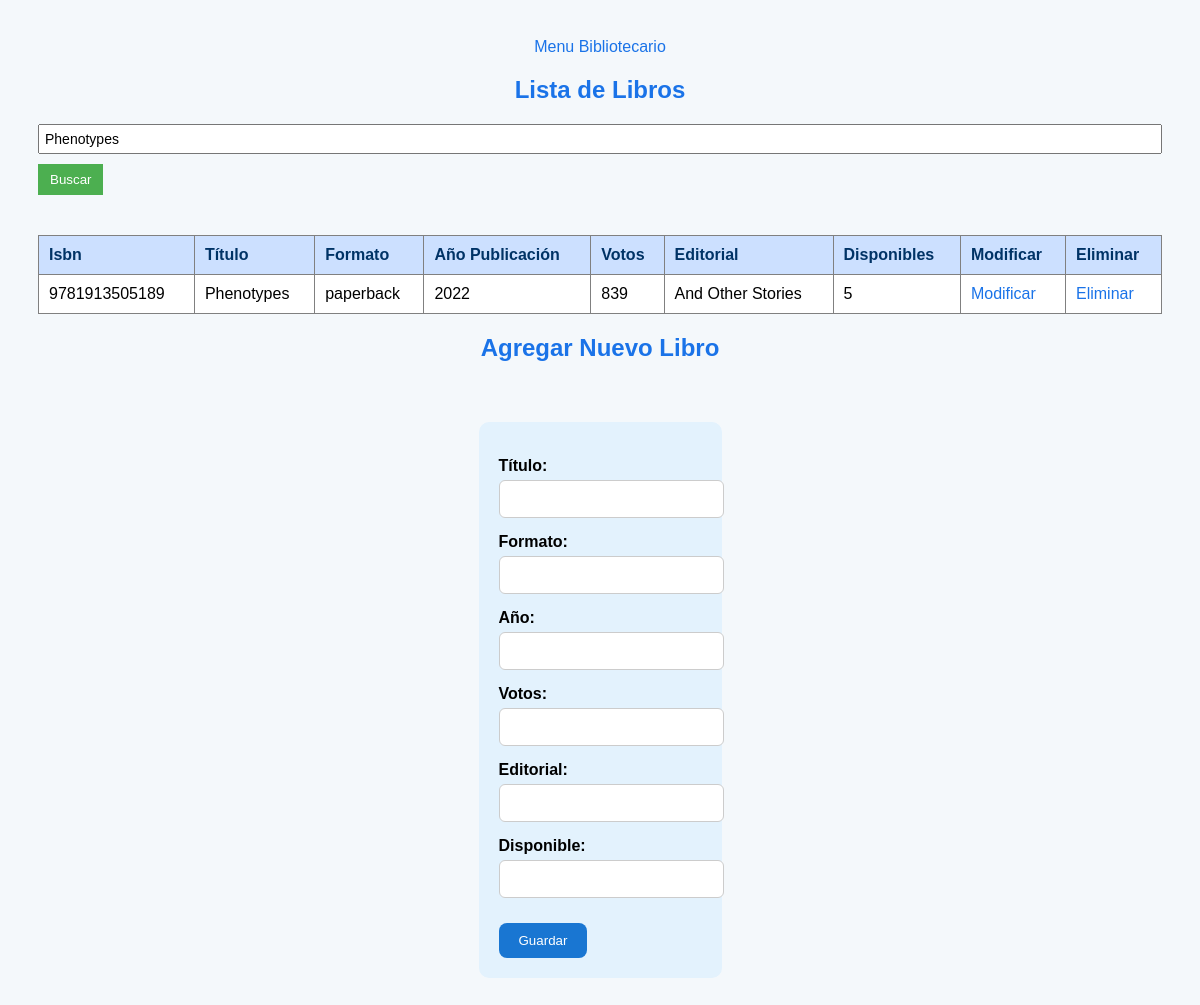
The page /libros.php?buscar=Phenotypes on the database as committed earlier.
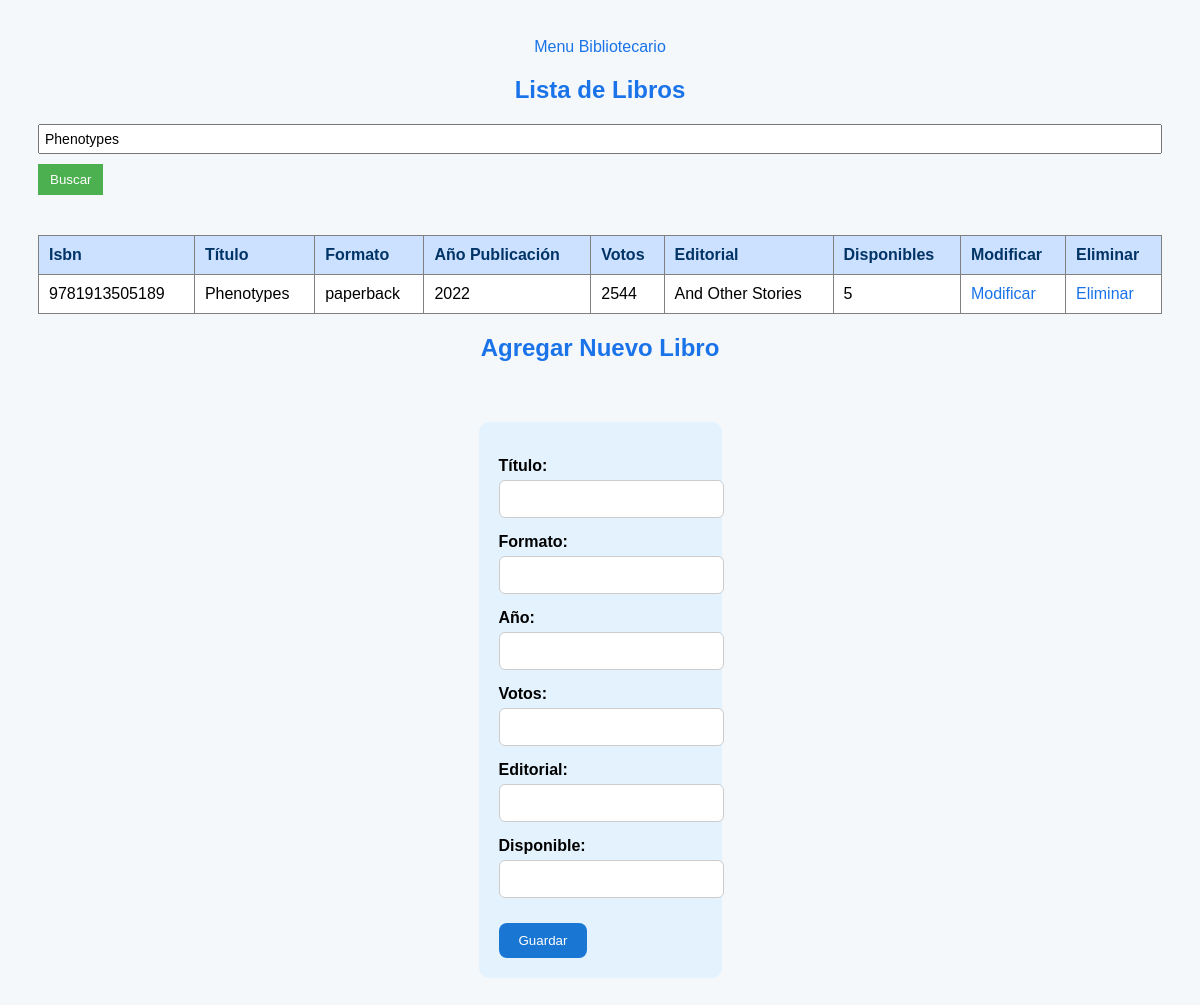
The same page on the database as committed later.
### tables this page shows
CREATE TABLE Tblibro (isbn INTEGER PRIMARY KEY, titulo_libro TEXT NOT NULL, formato_libro TEXT NOT NULL, año_libro INTEGER NOT NULL CHECK (año_libro > 0), votos_libro INTEGER DEFAULT 0 CHECK (votos_libro >= 0), editorial TEXT NOT NULL, disponible INTEGER DEFAULT 1);

### libros.php (the view, shortened to what this page needs)
<?php
include 'conexion.php';
$busqueda = $_GET['buscar'] ?? '';
$sql = "SELECT * FROM Tblibro WHERE
    titulo_libro LIKE :buscar OR
    formato_libro LIKE :buscar OR
    año_libro LIKE :buscar";
$stmt = $conexion->prepare($sql);
$stmt->execute(['buscar' => "%$busqueda%"]);
$libros = $stmt->fetchAll(PDO::FETCH_ASSOC);
?>
<!DOCTYPE html>
<html lang="es">
<head>
    <link rel="stylesheet" href="css/styles_autor.css">
</head>
<body>
<div class="container">
    <div class="butoneria">
        <a href="menu_bibliotecario.php" class="menu-button">Menu Bibliotecario</a>
    </div>
</div>
<div class="container">
    <h2>Lista de Libros</h2>
    <form method="get" action="libros.php">
        <input type="text" name="buscar" placeholder="Buscar libros..." value="<?= htmlspecialchars($busqueda) ?>">
        <button type="submit">Buscar</button>
    </form>
    <div class="tabla-autores">
        <table>
            <thead>
                <tr>
                    <th>Isbn</th>
                    <th>Título</th>
                    <th>Formato</th>
                    <th>Año Publicación</th>
                    <th>Votos</th>
                    <th>Editorial</th>
                    <th>Disponibles</th>
                    <th>Modificar</th>
                    <th>Eliminar</th>
                </tr>
            </thead>
            <tbody>
                <?php if ($libros): ?>
                    <?php foreach ($libros as $libro): ?>
                    <tr>
                        <td><?= htmlspecialchars($libro['isbn']) ?></td>
                        <td><?= htmlspecialchars($libro['titulo_libro']) ?></td>
                        <td><?= htmlspecialchars($libro['formato_libro']) ?></td>
                        <td><?= htmlspecialchars($libro['año_libro']) ?></td>
                        <td><?= htmlspecialchars($libro['votos_libro']) ?></td>
                        <td><?= htmlspecialchars($libro['editorial']) ?></td>
                        <td><?= htmlspecialchars($libro['disponible']) ?></td>
                        <td>
                            <a href="modificar_libro.php?id=<?= urlencode($libro['isbn']) ?>" onclick="return confirm('¿Modificar este libro?')">Modificar</a>
                        </td>
                        <td>
                            <a href="eliminar_libro.php?id=<?= urlencode($libro['isbn']) ?>" onclick="return confirm('¿Eliminar este libro?')">Eliminar</a>
                        </td>
                    </tr>
                    <?php endforeach; ?>
                <?php else: ?>
                    <tr><td colspan="9">No se encontraron libros.</td></tr>
                <?php endif; ?>
            </tbody>
        </table>
    </div>
    <h2>Agregar Nuevo Libro</h2>
    <div class="formulario">
        <form action="guardar_libro.php" method="post">
            <label>Título:
                <input type="text" name="titulo_libro" required>
            </label>
            <label>Formato:
                <input type="text" name="formato_libro" required>
            </label>
            <label>Año:
                <input type="number" name="año_libro" required>
            </label>
            <label>Votos:
                <input type="number" name="votos_libro" required>
            </label>
            <label>Editorial:
                <input type="text" name="editorial" required>
            </label>
            <label>Disponible:
                <input type="number" name="disponible" required>
            </label>
            <button type="submit">Guardar</button>
        </form>
    </div>
</div>
</body>
</html>

Rows that differ between the two databases and show on the page:
changed tblibro "Phenotypes": votos_libro "839" → "2544"
